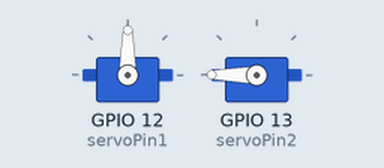
Bench run of a sketch on a simulated ESP32. Shown: 2 × servo. What the sketch prints to the serial monitor is not drawn.

Above: at 0.05 s.
Timing chart, 0 to 4.6 s (numbered marks = the images above):
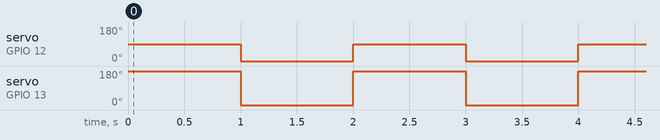

The sketch:

servo_test.ino
```cpp
#include <ESP32Servo.h>

Servo lock_servo1;
Servo lock_servo2;

const int servoPin1 = 12; // First servo signal pin
const int servoPin2 = 13; // Second servo signal pin

const int lock_position = 0;
const int close_position = 0;
const int unlock_position = 90;
const int open_position = 180;


void setup() {
  Serial.begin(115200);
  Serial.println("Attaching servos...");

  lock_servo1.attach(servoPin1);
  lock_servo2.attach(servoPin2);

//  Serial.println("Locking both...");
//  lock_servo1.write(lock_position);
//  lock_servo2.write(close_position);
}

void loop() {
  Serial.println("Unlocking both...");
  lock_servo1.write(unlock_position);
  lock_servo2.write(open_position);
  delay(1000);

  Serial.println("Locking both...");
  lock_servo1.write(lock_position);
  lock_servo2.write(close_position);
  delay(1000);
}
```

Measured:
- by itself, servo on GPIO 12 (servoPin1): alternates 90° for 1.0 s and 0° for 1.0 s
- by itself, servo on GPIO 13 (servoPin2): alternates 180° for 1.0 s and 0° for 1.0 s
